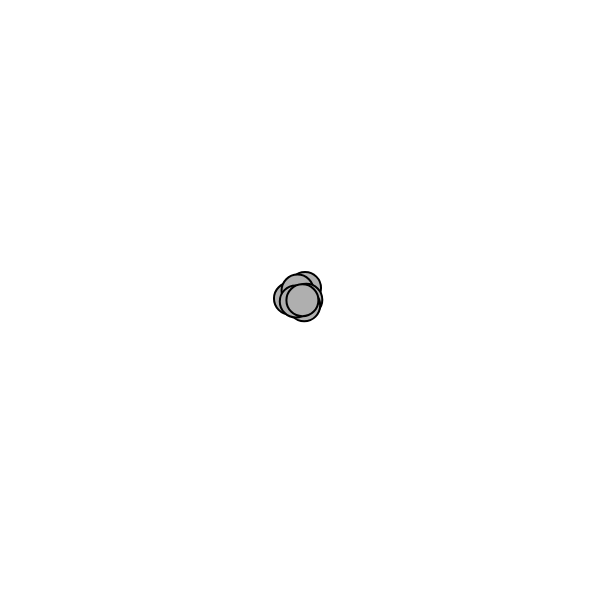
Frame 1 (no input)
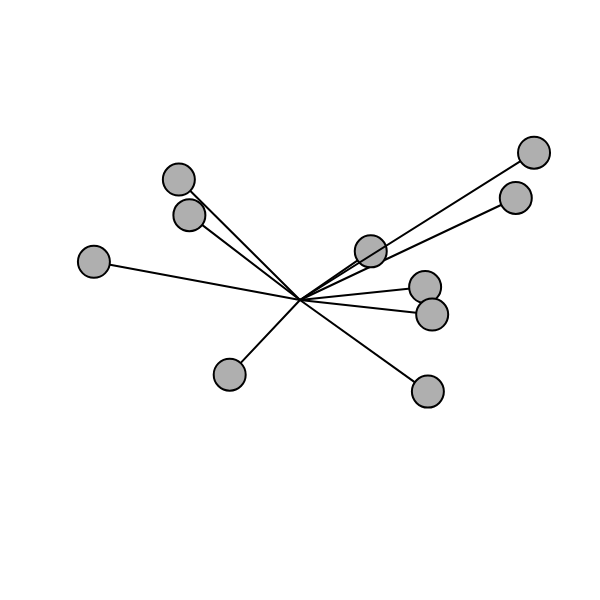
Frame 60 (no input)
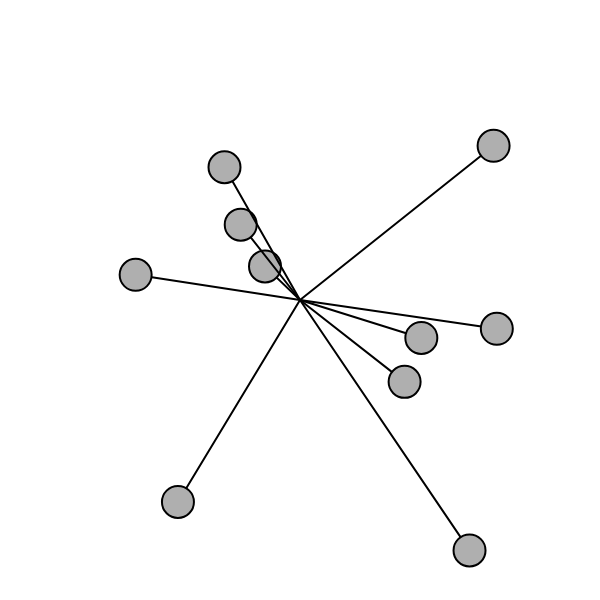
Frame 120 (the mouse pressed at the canvas centre since frame 60)

The p5.js sketch that drew these frames (run headless with seeded random() and noise() and a simulated clock; from frame 60 on, the mouse is pressed at the canvas centre):

// p5.js sketch
// ── sketch.js

let oscillators = [];
function setup() {
  createCanvas(600, 600);
  for(let i = 0; i < 10; i++){
    oscillators.push(new Oscillator());
  }
}

function draw() {
  background(255);
  for (const oscillator of oscillators) {
    oscillator.oscillate();
    oscillator.display();
  }
}

class Oscillator{
  constructor(){
    this.angle = createVector(0,0);
    this.velocity = createVector(random(-0.05, 0.05), random(-0.05, 0.05));
    this.amplitude = createVector(random(width/2), random(height/2));
  }

  oscillate(){
    this.angle.add(this.velocity);
  }

  display(){
    let x = sin(this.angle.x) * this.amplitude.x,
        y = sin(this.angle.y) * this.amplitude.y;

    push();
    translate(width/2, height/2);
    stroke(0);
    strokeWeight(2);
    fill(175);
    line(0,0,x,y);
    ellipse(x,y,32);
    pop();
  }
}
